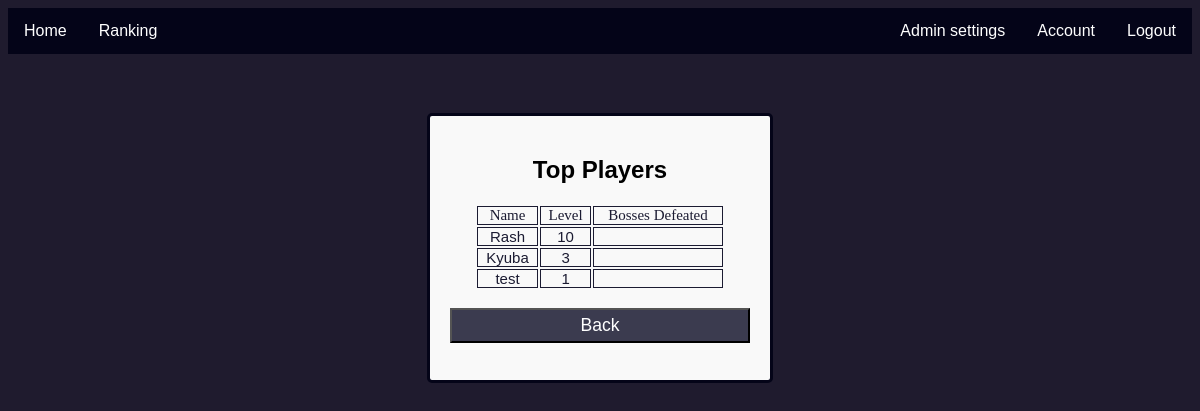
The app's page /ranking/index.php (signed in), older data.
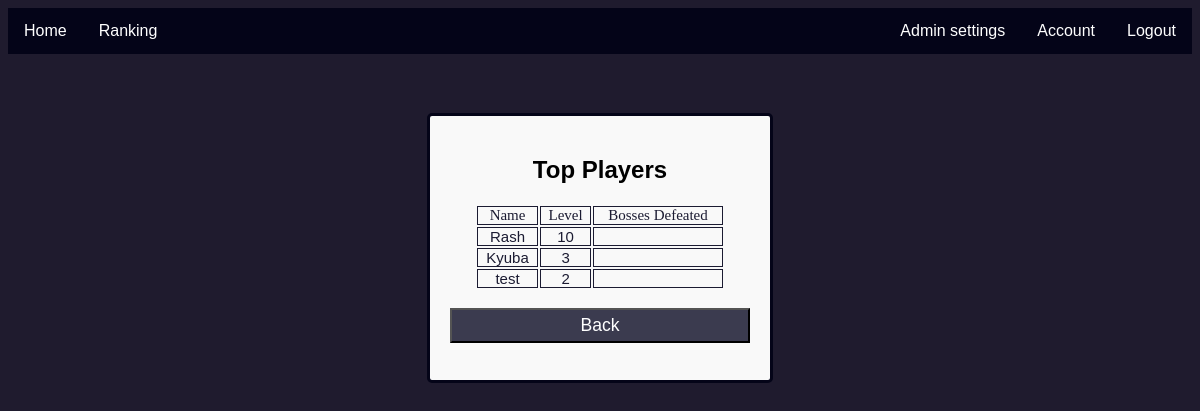
The same page, newer data.
### tables this page shows
CREATE TABLE `characters` (
  `id` int(255) NOT NULL,
  `name` varchar(60) NOT NULL,
  `level` int(255) NOT NULL,
  `exp` int(255) NOT NULL,
  `coins` int(255) NOT NULL,
  `weaponsid` int(11) DEFAULT NULL,
  `attack` int(255) NOT NULL,
  `health` int(255) NOT NULL,
  `maxhealth` int(255) NOT NULL,
  `defense` int(255) NOT NULL,
  `potion` int(60) NOT NULL,
  `consumable` int(60) NOT NULL,
  `duel_won` int(10) NOT NULL DEFAULT 0
);

### ranking/ranking_controller.php (the view)
<?php
try {
    require_once("../data/db.php");
    $sql = "SELECT name, level FROM Characters";
    $stmt = $pdo->prepare($sql);
    if (!$stmt->execute()) {
        throw new Exception();
    }
    $characters = $stmt->fetchAll();
    usort($characters, function ($a, $b) {
        return $b['level'] <=> $a['level'];
    });
    foreach ($characters as $char) {
        echo
        "<tr>
            <td>{$char['name']}</td>
            <td>{$char['level']}</td>
            <td></td>
        </tr>";
    }
}
catch (Exception) {
    echo "User's fault.";
}

### ranking/index.php (shortened to what this page needs)
<!DOCTYPE html>
<html>
<head>
    <link rel="stylesheet" href="../styles/ranking.css">
    <link rel="stylesheet" href="../styles/style.css">
</head>
<body>
    <?php
    include_once("../other/navbar.php"); ?>
    <div class="main-window">
        <h2> Top Players </h2>
        <table>
            <tr>
                <th>Name</th>
                <th>Level</th>
                <th>Bosses Defeated</th>
            </tr>
            <?php require_once("./ranking_controller.php"); ?>
        </table>
        <button onclick="window.location.href='../index.php'">Back</button>
    </div>
</body>
</html>

### other/navbar.php (shortened to what this page needs)
<head>
    <link rel="stylesheet" href="/cryland/styles/navbar.css">
</head>
<?php
if ($_SESSION['logged_in'] && $_SESSION['role_id'] == 2) {
    echo '
    <div class="navbar">
        <div class="flex-container">
            <div>
                <a href="/Cryland/game">Home</a>
                <a href="/Cryland/ranking/">Ranking</a>
            </div>
            <div>
                <a href="/cryland/admin">Admin settings</a>
                <a href="/cryland/account">Account</a>
                <a class="logout" href="/cryland/other/logout.php">Logout</a>
            </div>
        </div>
    </div>
        ';
}
?>

### styles/ranking.css (style rules this page uses)
table { width: 250px; margin: 3px auto; }

### styles/style.css (style rules this page uses)
body { background-color: #1F1B2E; font-family: Arial, sans-serif; color: #ffffff; }
.main-window { width: 300px; margin: 5% auto; padding: 20px; border: 3px solid #040418; border-radius: 5px; background-color: #f9f9f9; color: black; text-align: center; }
button { display: block; width: 60%; margin: 1em auto; padding: 0 0 0px 0; height: 2em; font-size: 1.1rem; background-color: #3b3b4f; border-color: black; min-width: 300px; color: white; }
.main-window tr, th, td { border: 1px solid #1b1b32; color: #1b1b32; padding: 0px 3px; font-size: 15px; }
.main-window th { font-family: cursive; font-weight: normal; }

### styles/navbar.css (style rules this page uses)
.navbar { background-color: #040418; overflow: hidden; }
.navbar a { float: left; display: block; color: white; text-align: center; padding: 14px 16px; text-decoration: none; }

### other/navbar.php (style rules this page uses)
.flex-container { display: flex; justify-content: space-between; }

Row changes from the older to the newer data that the page shows:
changed characters "test": level "1" → "2"
